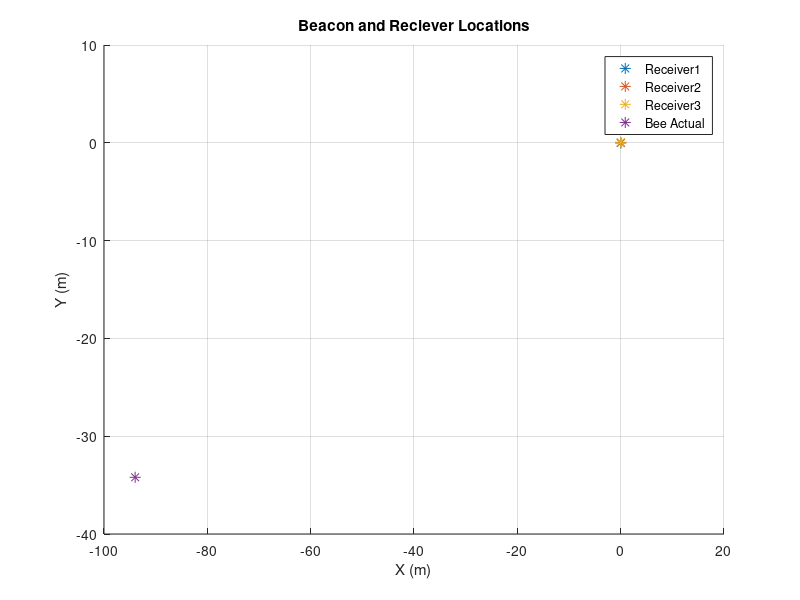

Reproduce this figure in MATLAB. (Note: this script raises an error after producing the figure.)
%%%%%%%%%%%%%%%%%%%%%%%%%%%%%%%%%%%%%%%%%%%%%%%%%%%%%%%%%%%%%%
% ASEN 4018: Senior Design Phase Modelling Stuff 
%(Not using any range measurments)
% 
% Created: Jarrod Puseman 10/6/2019
% Modified: Anastasia Muszynski 10/12/2019
% 
%%%%%%%%%%%%%%%%%%%%%%%%%%%%%%%%%%%%%%%%%%%%%%%%%%%%%%%%%%%%%%

% Clean Up
clear; clc; close all;

%% Set Up Antennas and Beacon (Coordinates)
%For Drawing, see page 27 in Jarrod's notebook
d12 = 0.061225; %m
d13 = 0.061225; %m
beta1 = 90; %degrees

beeRange = 100; %m
beeAngle = 200; %deg
Bee = [beeRange*cosd(beeAngle) beeRange*sind(beeAngle)];
A1 = [0 0];
A2 = [d12 0];
A3 = [d13*cosd(beta1) d13*sind(beta1)];

% Plotting Test case
 figure
    hold on
    plot(A1(1), A1(2) ,'*','MarkerSize',8);
    plot(A2(1), A2(2) ,'*','MarkerSize',8);
    plot(A3(1), A3(2) ,'*','MarkerSize',8);
    plot(Bee(1), Bee(2) ,'*','MarkerSize',8);
    legend('Receiver1','Receiver2','Receiver3','Bee Actual');
    xlabel('X (m)')
    ylabel('Y (m)')
    grid on 
    title('Beacon and Reciever Locations');
    
%% Test all Theta values (make sure we are calculating all of them correctly)
thetavec = linspace(0,359, 360);
for i = 1:length(thetavec)
    Bee = [beeRange*cosd(thetavec(i)) beeRange*sind(thetavec(i))];
    theta(i) = test2D(d12, d13, beta1, Bee, 0);
end
figure()
hold on
plot(thetavec, theta, 'bo')
xlabel('Beacon Heading Angle (degrees)')
ylabel('Beacon Heading Calculated Angle (degrees)')
grid on 
hold off

%% Alright, Now Monte Carlo
N = 500; %Number of points
theta = zeros(N,1); 
Bee = [beeRange*cosd(beeAngle) beeRange*sind(beeAngle)];
for i = 1:N
    theta(i) = test2D(d12, d13, beta1, Bee, 1);
end 
 
% generate Histogram of angles, scatter plot of computed positions, and
% scatterplot of range error, print mean and standard deviation info
fprintf('No Averaging\n')
 MakePlots(theta,Bee, beeAngle, beeRange)
 
%% Trying again, with sample averaging 
n = 10; % samples to average 
theta = zeros(N,n);
for i = 1:N
    for j = 1:n
        theta(i,j) = test2D(d12, d13, beta1, Bee, 1);
    end 
end 
theta = mean(theta,2);
 % generate Histogram of angles, scatter plot of computed positions, and
% scatterplot of range error
fprintf('Averaging 10 pts\n')
 MakePlots(theta, Bee,beeAngle, beeRange)
 
   %% Trying again, with more sample averaging 
n = 30; % samples to average 
theta = zeros(N,n);
for i = 1:N
    for j = 1:n
        theta(i,j) = test2D(d12, d13, beta1, Bee, 1);
    end 
end 
theta = mean(theta,2);
 % generate Histogram of angles, scatter plot of computed positions, and
% scatterplot of range error
fprintf('Averaging 30 pts\n')
 MakePlots(theta,Bee, beeAngle, beeRange)
   
%% Function
function [alpha] = test2D(d12, d13, beta1, Bee, useError)
    
    A1 = [0 0];
    A2 = [d12 0];
    A3 = [d13*cosd(beta1) d13*sind(beta1)];

    sb1 = norm(abs(Bee-A1));
    sb2 = norm(abs(Bee-A2));
    sb3 = norm(abs(Bee-A3));

    %% Set Up RF Parameters
    f = 2.4e9; % Hz, frequency of sine wave
    c = 299792458; % m/s, the speed of light
    lambda = c/f; % m, wavelength
    dspec = lambda/(2*pi); % "specific distance"
    
    r12 = sb1-sb2; % distance difference (m)
    r13 = sb1-sb3; % distance difference (m)

    phi12 = r12/dspec; % calculate phase difference 
    phi13 = r13/dspec; % calculate phase difference 
    
    if useError ==1 
        phi12 = phi12+normrnd(0,2)*0.1;
        phi13 = phi13+normrnd(0,2)*0.1;
    end 
    
    alpha = atan2d(phi13*d12,(phi12*d13));
    if alpha <0 
      alpha = 360+alpha; 
    end 
end


function []= MakePlots(theta,Bee, beeAngle, beeRange) 
figure
   histogram((theta-beeAngle),'FaceColor', [0, 0, 1], 'EdgeColor','k')
   grid on 
   xlabel('Beacon Heading Angle Error (degrees)')
   title({'Beacon Heading Angle Error'})
   fprintf('Mean: %d degrees  Standard deviation: %d degrees \n', mean(theta-beeAngle), std(theta-beeAngle))
   % Find beacon location based upon heading
    BeeCalc = [beeRange*cosd(theta), beeRange*sind(theta)];
    % Calculate total distance error
    err = zeros(length(BeeCalc), 1);
    for i=1:length(BeeCalc)
        err(i) = norm(Bee-BeeCalc(i,:));
    end
   % Calculating percent of cases within error bound of 2%
   bound = .02*beeRange;
   percent = length(find(err<bound))/length(err) * 100;

   
   figure
   hold on 
   %Scatter plot of locations
   subplot(1,2,1)
   hold on 
   scatter(BeeCalc(:,1),BeeCalc(:,2),'k*')
   scatter(Bee(1), Bee(2),'r*')
   xlabel('X-Position (m)')
   ylabel('Y-Position (m)')
   grid on
   legend('Computed Positions', 'Actual Beacon')
   title('Computed Position')
   hold off
   
   subplot(1,2,2)
   %Histogram of errors'
   hold on 
   title('Error in Computation')
   histogram(err,'FaceColor', [0, 0, 1], 'EdgeColor','k')
   xlabel('Beacon Location error (m)')
   hold off 
   hold off
   % Print Mean and standard deviation of errors, and percent acceptable
   % cases
   fprintf('Range Error: \n Mean: %d m, St.Dev: %d m\n Percent of errors within 2m, %d \n\n', mean(err), std(err), percent)
end
